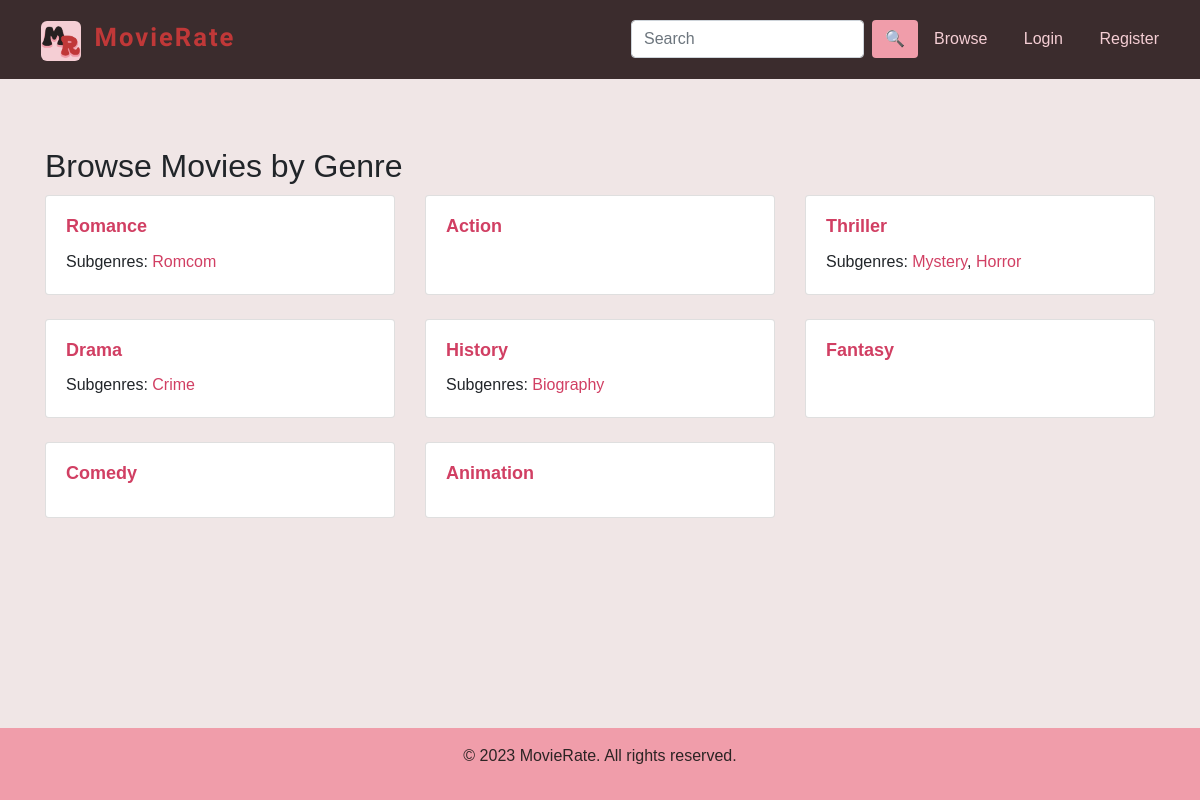
The page /MovieRate/browse/ on the database its author committed.
### MovieRate/models.py (models this page shows, shortened)
class Genre(models.Model):
    name = models.CharField(max_length=100)
    parent = models.ForeignKey('self', null=True, blank=True, on_delete=models.CASCADE)

### MovieRate/views.py (the view)
# urls.py: path('browse/', views.browse_movies, name="browse_movies"),
def browse_movies(request):
    genres = Genre.objects.filter(parent=None)
    return render(request, 'MovieRate/browse_movies.html', {'genres': genres})

### MovieRate/templates/MovieRate/browse_movies.html
{% extends "MovieRate/layout.html" %}
{% block content %}
  <h2>Browse Movies by Genre</h2>
  <div class="row">
    {% for genre in genres %}
      <div class="col-md-4 mb-4">
        <div class="card">
          <div class="card-body">
            <h5 class="card-title"><a href="{% url 'movies_by_genre' genre.id %}">{{ genre.name }}</a></h5>
            <p class="card-text">
              {% if genre.genre_set.all %}
                Subgenres:
                {% for subgenre in genre.genre_set.all %}
                  <a href="{% url 'movies_by_genre' subgenre.id %}">{{ subgenre.name }}</a>{% if not forloop.last %}, {% endif %}
                {% endfor %}
              {% endif %}
            </p>
          </div>
        </div>
      </div>
    {% endfor %}
  </div>
{% endblock %}

### MovieRate/templates/MovieRate/layout.html (shortened to what this page needs)
{% load static %}
<!DOCTYPE html>
<html>
<head>
  <link rel="stylesheet" href="https://stackpath.bootstrapcdn.com/bootstrap/4.3.1/css/bootstrap.min.css">
  <link rel="stylesheet" href="https://cdnjs.cloudflare.com/ajax/libs/font-awesome/5.15.3/css/all.min.css">
  <link rel="stylesheet" href="{% static 'styles.css' %}">
</head>
<body>
<header class="sticky-top">
  <nav class="navbar navbar-expand-lg mb-5">
    <div class="container-fluid">
      <a class="navbar-brand" href="{% url 'index' %}">
        <img class="logo-img" src="{% static 'logo.png' %}" alt="Logo">
        <span class="brand-text"> <b>MovieRate</b></span>
      </a>
      <div class="collapse navbar-collapse" id="navbarNav">
        <ul class="navbar-nav ml-auto">
          <form class="form-inline my-2 my-lg-0" method="get" action="{% url 'search_movies' %}">
            <input class="form-control mr-sm-2" type="search" placeholder="Search" aria-label="Search" name="q">
            <button class="btn custom-search-btn my-2" type="submit">🔍</button>
          </form>
          <div class="navbar-links">
            {% if user.is_authenticated %}
            <a href="{% url 'browse_movies' %}">Browse</a>
            <a href="{% url 'profile' %}">My Profile</a>
            <a href="{% url 'logout' %}">Logout</a>
            {% else %}
            <a href="{% url 'browse_movies' %}">Browse</a>
            <a href="{% url 'login' %}">Login</a>
            <a href="{% url 'register' %}">Register</a>
            {% endif %}
          </div>
        </ul>
      </div>
    </div>
  </nav>
</header>
  <div class="content">
  <main class="container">
    {% block content %}{% endblock %}
  </main>
  </div>
  <footer class="footer mt-auto py-3">
    <div class="container">
      <p>&copy; {% now "Y" %} MovieRate. All rights reserved.</p>
    </div>
  </footer>
</body>
</html>

### static/styles.css (style rules this page uses)
body { font-family: trebuchet ms, sans-serif; background-color: #f0e6e6; }
.navbar-links { margin-top: 15px; }
.navbar { display: flex; justify-content: space-between; align-items: center; background-color: #3b2c2d; padding: 10px; }
.navbar a { color: #F5CED4; padding: 8px 16px; }
.brand-text { font-family: 'Pangolin', cursive; color: #c03838; letter-spacing: 2px; margin-left: 3px; font-size: 1.6rem; }
.logo-img { width: 40px; height: 40px; margin-right: 5px; border-radius: 15%; }
.custom-search-btn { background-color: #F09DAA; color: #992929; }
h2 { margin-top: 20px; margin-bottom: 10px; }
a { color: #d13f63; }
.content { flex: 10; }
.footer { background-color: #f09daa; color: #2C2424; padding: 10px; text-align: center; }
@media screen and (min-width: 768px) { body { display: flex; flex-direction: column; min-height: 100vh; } }
@media screen and (min-width: 768px) { .content { flex: 1; } }
.card { height: 100%; }
.card-title { font-size: 18px; font-weight: bold; align-items: center; }
.card-text { margin-top: 10px; }

### rows shown on the page
Genre: name "Romance"
Genre: name "Romcom"
Genre: name "Action"
Genre: name "Thriller"
Genre: name "Mystery"
Genre: name "Horror"
Genre: name "Drama"
Genre: name "Crime"
Genre: name "History"
Genre: name "Biography"
Genre: name "Fantasy"
Genre: name "Comedy"
Genre: name "Animation"
